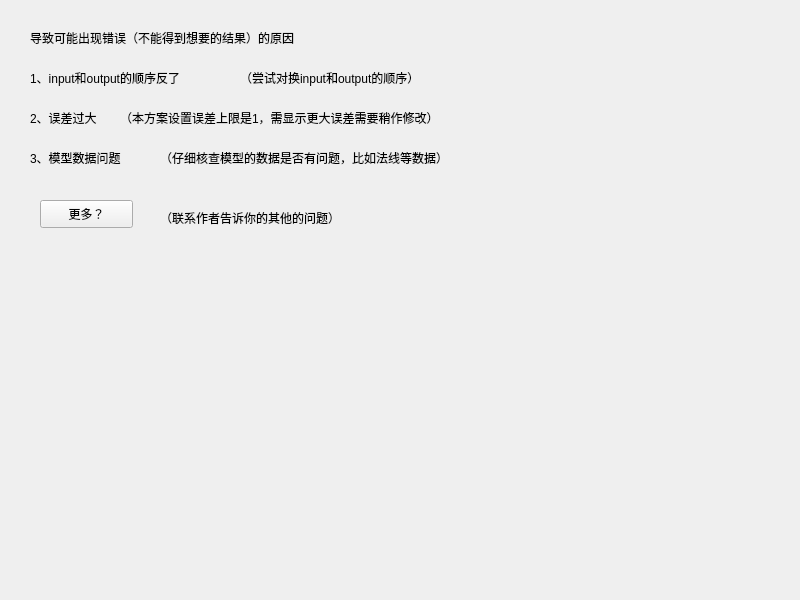
<?xml version="1.0" encoding="UTF-8"?>
<ui version="4.0">
 <class>MainWindow3</class>
 <widget class="QMainWindow" name="MainWindow3">
  <property name="geometry">
   <rect>
    <x>0</x>
    <y>0</y>
    <width>800</width>
    <height>600</height>
   </rect>
  </property>
  <property name="windowTitle">
   <string>MainWindow</string>
  </property>
  <property name="styleSheet">
   <string notr="true"/>
  </property>
  <widget class="QWidget" name="centralwidget">
   <widget class="QWidget" name="bg" native="true">
    <property name="geometry">
     <rect>
      <x>0</x>
      <y>0</y>
      <width>801</width>
      <height>601</height>
     </rect>
    </property>
    <property name="styleSheet">
     <string notr="true">background-image: url(:/new/bg50.png);</string>
    </property>
   </widget>
   <widget class="QWidget" name="widget" native="true">
    <property name="geometry">
     <rect>
      <x>10</x>
      <y>10</y>
      <width>541</width>
      <height>431</height>
     </rect>
    </property>
    <widget class="QLabel" name="label">
     <property name="geometry">
      <rect>
       <x>20</x>
       <y>20</y>
       <width>341</width>
       <height>16</height>
      </rect>
     </property>
     <property name="text">
      <string>导致可能出现错误（不能得到想要的结果）的原因</string>
     </property>
    </widget>
    <widget class="QLabel" name="label_2">
     <property name="geometry">
      <rect>
       <x>20</x>
       <y>60</y>
       <width>201</width>
       <height>16</height>
      </rect>
     </property>
     <property name="text">
      <string>1、input和output的顺序反了</string>
     </property>
    </widget>
    <widget class="QLabel" name="label_3">
     <property name="geometry">
      <rect>
       <x>230</x>
       <y>60</y>
       <width>281</width>
       <height>16</height>
      </rect>
     </property>
     <property name="text">
      <string>（尝试对换input和output的顺序）</string>
     </property>
    </widget>
    <widget class="QLabel" name="label_4">
     <property name="geometry">
      <rect>
       <x>20</x>
       <y>100</y>
       <width>101</width>
       <height>16</height>
      </rect>
     </property>
     <property name="text">
      <string>2、误差过大</string>
     </property>
    </widget>
    <widget class="QLabel" name="label_5">
     <property name="geometry">
      <rect>
       <x>110</x>
       <y>100</y>
       <width>411</width>
       <height>16</height>
      </rect>
     </property>
     <property name="text">
      <string>（本方案设置误差上限是1，需显示更大误差需要稍作修改）</string>
     </property>
    </widget>
    <widget class="QLabel" name="label_6">
     <property name="geometry">
      <rect>
       <x>20</x>
       <y>140</y>
       <width>121</width>
       <height>16</height>
      </rect>
     </property>
     <property name="text">
      <string>3、模型数据问题</string>
     </property>
    </widget>
    <widget class="QLabel" name="label_7">
     <property name="geometry">
      <rect>
       <x>150</x>
       <y>140</y>
       <width>361</width>
       <height>16</height>
      </rect>
     </property>
     <property name="text">
      <string>（仔细核查模型的数据是否有问题，比如法线等数据）</string>
     </property>
    </widget>
    <widget class="QPushButton" name="pushButton">
     <property name="geometry">
      <rect>
       <x>30</x>
       <y>190</y>
       <width>93</width>
       <height>28</height>
      </rect>
     </property>
     <property name="text">
      <string>更多？</string>
     </property>
    </widget>
    <widget class="QLabel" name="label_8">
     <property name="geometry">
      <rect>
       <x>150</x>
       <y>200</y>
       <width>261</width>
       <height>16</height>
      </rect>
     </property>
     <property name="text">
      <string>（联系作者告诉你的其他的问题）</string>
     </property>
    </widget>
   </widget>
   <widget class="QWidget" name="widget_2" native="true">
    <property name="geometry">
     <rect>
      <x>620</x>
      <y>50</y>
      <width>61</width>
      <height>271</height>
     </rect>
    </property>
   </widget>
   <widget class="QWidget" name="widget_3" native="true">
    <property name="geometry">
     <rect>
      <x>420</x>
      <y>360</y>
      <width>181</width>
      <height>121</height>
     </rect>
    </property>
   </widget>
  </widget>
 </widget>
 <resources/>
 <connections/>
</ui>
